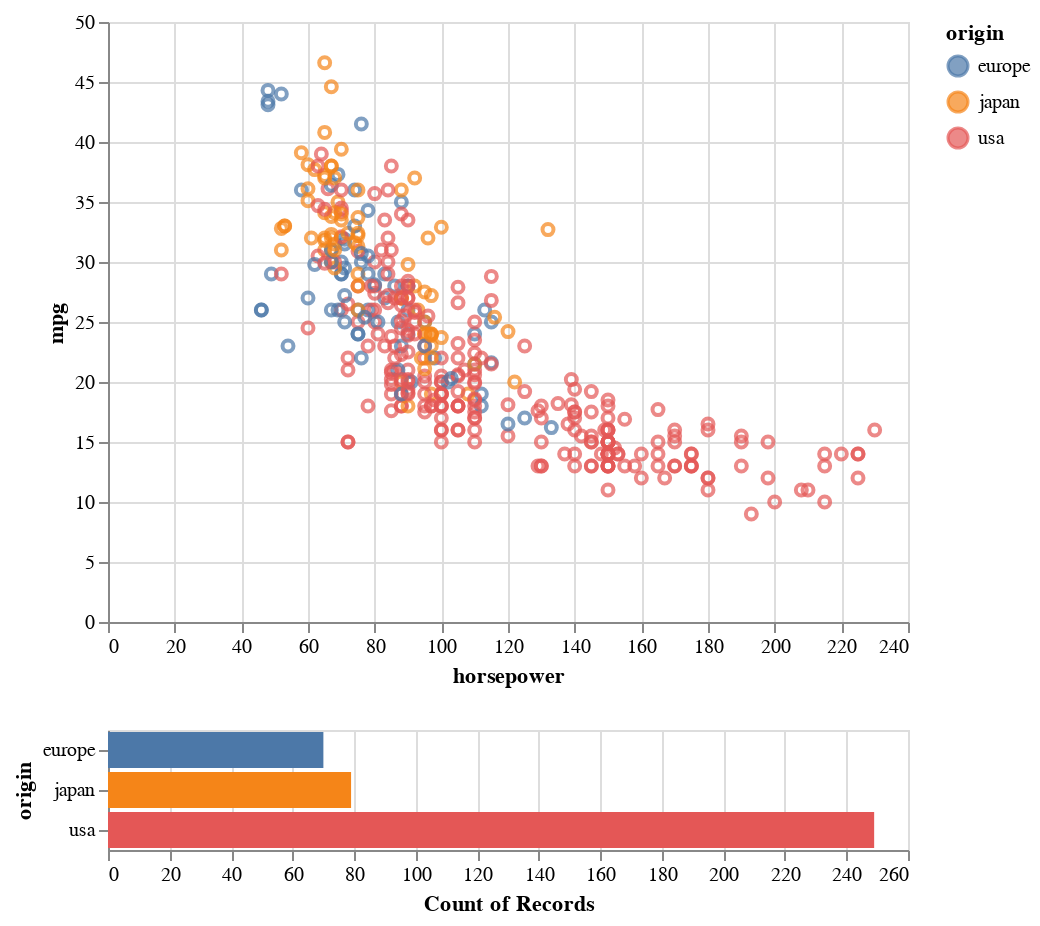

The code cell stored with this chart in its notebook:
### Markdown cell above
#Interactive plots

### Code cell
select = alt.selection(type='interval')
values = alt.Chart(df).mark_point().encode(
    x='horsepower:Q',
    y='mpg:Q',
    color=alt.condition(select, 'origin:N', alt.value('lightgray'))
).add_selection(
    select
)
bars = alt.Chart(df).mark_bar().encode(
    y='origin:N',
    color='origin:N',
    x='count(origin):Q'
).transform_filter(
    select
)

values & bars

### Figure 1 — Vega-Lite specification as saved in the notebook (floating-point values rounded to 4 significant figures; data arrays with more than 128 entries replaced by an {"elided": "..."} marker saying what was removed)
{"config": {"view": {"continuousWidth": 400, "continuousHeight": 300}}, "vconcat": [{"mark": "point", "encoding": {"color": {"condition": {"field": "origin", "type": "nominal", "selection": "selector001"}, "value": "lightgray"}, "x": {"field": "horsepower", "type": "quantitative"}, "y": {"field": "mpg", "type": "quantitative"}}, "selection": {"selector001": {"type": "interval"}}}, {"mark": "bar", "encoding": {"color": {"field": "origin", "type": "nominal"}, "x": {"aggregate": "count", "field": "origin", "type": "quantitative"}, "y": {"field": "origin", "type": "nominal"}}, "transform": [{"filter": {"selection": "selector001"}}]}], "data": {"name": "data-f1198cc0481ad698d7dc4699e0a3efa7"}, "$schema": "https://vega.github.io/schema/vega-lite/v4.17.0.json", "datasets": {"data-f1198cc0481ad698d7dc4699e0a3efa7": {"elided": "398 records"}}}
